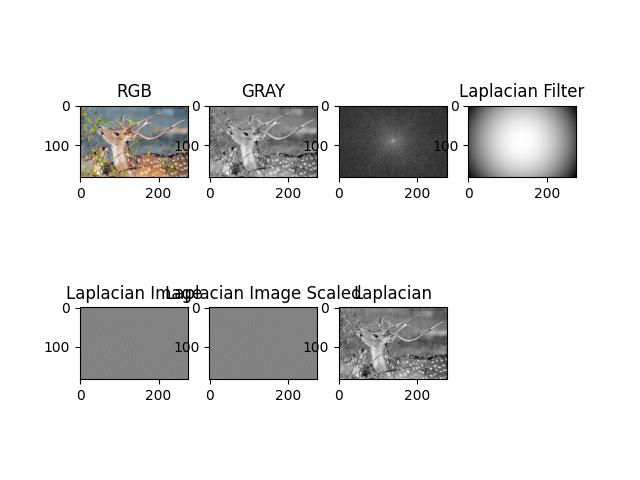

Python code for this plot:
import matplotlib.pyplot as plt 
import cv2
import numpy as np

def main():
    img_path='./image.jpg'
    rgb=plt.imread(img_path)
    print(rgb.shape)
    plt.subplot(2,4,1)
    plt.imshow(rgb)
    plt.title('RGB')
    
    gray=cv2.cvtColor(rgb,cv2.COLOR_RGB2GRAY)
    gray=gray/255
    plt.subplot(2,4,2)
    plt.imshow(gray,cmap='gray')
    plt.title('GRAY')
   

    F=np.fft.fftshift(np.fft.fft2(gray))
    plt.subplot(2,4,3)
    plt.imshow(np.log1p(np.abs(F)),cmap='gray')


    P,Q=F.shape
    H=np.zeros((P,Q),dtype=np.float32)
    for u in range(P):
        for v in range(Q):
            H[u,v]=-4*np.pi*np.pi*((u-P/2)**2+(v-Q/2)**2)

    plt.subplot(2,4,4)
    plt.imshow(H,cmap='gray')
    plt.title('Laplacian Filter')

 
    Lap=H*F
    Lap=np.fft.ifftshift(Lap)
    Lap=np.real(np.fft.ifft2(Lap))

    plt.subplot(2,4,5)
    plt.imshow(Lap,cmap='gray')
    plt.title('Laplacian Image')

    old_image=np.max(Lap)-np.min(Lap)
    new_range=1 -(-1)
    laplacian_filter=(((Lap-np.min(Lap))*new_range)/old_image)+(-1)
    plt.subplot(2,4,6)
    plt.imshow(laplacian_filter,cmap='gray')
    plt.title('Laplacian Image Scaled')

    c = -1
    g = gray+ c*laplacian_filter
    g = np.clip(g, 0, 1)
    plt.subplot(2,4,7)
    plt.imshow(g,cmap='gray')
    plt.title('Laplacian')
    plt.savefig('Laplacian.jpg')
    plt.show()

if __name__ == '__main__':
    main()